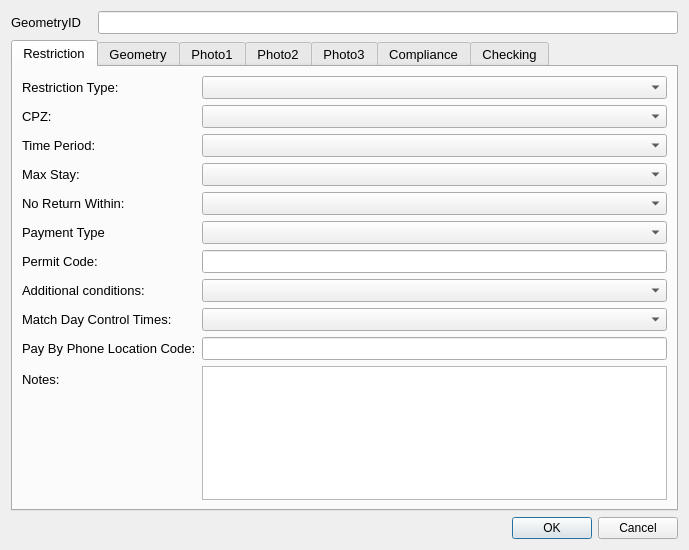
<?xml version="1.0" encoding="UTF-8"?>
<ui version="4.0">
 <class>restrictionDialog</class>
 <widget class="QDialog" name="restrictionDialog">
  <property name="geometry">
   <rect>
    <x>0</x>
    <y>0</y>
    <width>689</width>
    <height>550</height>
   </rect>
  </property>
  <property name="sizePolicy">
   <sizepolicy hsizetype="Fixed" vsizetype="Fixed">
    <horstretch>0</horstretch>
    <verstretch>0</verstretch>
   </sizepolicy>
  </property>
  <property name="minimumSize">
   <size>
    <width>0</width>
    <height>0</height>
   </size>
  </property>
  <property name="maximumSize">
   <size>
    <width>750</width>
    <height>550</height>
   </size>
  </property>
  <property name="font">
   <font>
    <family>Arial</family>
   </font>
  </property>
  <property name="windowTitle">
   <string>Dialog</string>
  </property>
  <property name="sizeGripEnabled">
   <bool>false</bool>
  </property>
  <layout class="QFormLayout" name="formLayout_3">
   <item row="0" column="0">
    <widget class="QLabel" name="label">
     <property name="minimumSize">
      <size>
       <width>81</width>
       <height>16</height>
      </size>
     </property>
     <property name="font">
      <font>
       <pointsize>10</pointsize>
      </font>
     </property>
     <property name="text">
      <string>GeometryID</string>
     </property>
    </widget>
   </item>
   <item row="0" column="1">
    <widget class="QLineEdit" name="GeometryID">
     <property name="font">
      <font>
       <pointsize>10</pointsize>
      </font>
     </property>
     <property name="inputMask">
      <string/>
     </property>
     <property name="readOnly">
      <bool>true</bool>
     </property>
     <property name="placeholderText">
      <string/>
     </property>
    </widget>
   </item>
   <item row="1" column="0" colspan="2">
    <widget class="QTabWidget" name="tabWidget">
     <property name="minimumSize">
      <size>
       <width>0</width>
       <height>0</height>
      </size>
     </property>
     <property name="font">
      <font>
       <pointsize>10</pointsize>
      </font>
     </property>
     <property name="cursor">
      <cursorShape>IBeamCursor</cursorShape>
     </property>
     <property name="mouseTracking">
      <bool>true</bool>
     </property>
     <property name="acceptDrops">
      <bool>true</bool>
     </property>
     <property name="currentIndex">
      <number>0</number>
     </property>
     <widget class="QWidget" name="restrictionTab">
      <property name="focusPolicy">
       <enum>Qt::NoFocus</enum>
      </property>
      <attribute name="title">
       <string>Restriction</string>
      </attribute>
      <layout class="QFormLayout" name="formLayout">
       <property name="fieldGrowthPolicy">
        <enum>QFormLayout::AllNonFixedFieldsGrow</enum>
       </property>
       <item row="0" column="0">
        <widget class="QLabel" name="lbl_RestrictionType">
         <property name="minimumSize">
          <size>
           <width>90</width>
           <height>16</height>
          </size>
         </property>
         <property name="font">
          <font>
           <pointsize>10</pointsize>
          </font>
         </property>
         <property name="text">
          <string>Restriction Type:</string>
         </property>
        </widget>
       </item>
       <item row="0" column="1">
        <widget class="QComboBox" name="RestrictionTypeID">
         <property name="currentIndex">
          <number>-1</number>
         </property>
        </widget>
       </item>
       <item row="3" column="0">
        <widget class="QLabel" name="lbl_TimePeriod">
         <property name="minimumSize">
          <size>
           <width>90</width>
           <height>16</height>
          </size>
         </property>
         <property name="font">
          <font>
           <pointsize>10</pointsize>
          </font>
         </property>
         <property name="text">
          <string>Time Period:</string>
         </property>
        </widget>
       </item>
       <item row="3" column="1">
        <widget class="QComboBox" name="TimePeriodID"/>
       </item>
       <item row="4" column="0">
        <widget class="QLabel" name="lbl_MaxStay">
         <property name="minimumSize">
          <size>
           <width>90</width>
           <height>16</height>
          </size>
         </property>
         <property name="font">
          <font>
           <pointsize>10</pointsize>
          </font>
         </property>
         <property name="text">
          <string>Max Stay:</string>
         </property>
        </widget>
       </item>
       <item row="4" column="1">
        <widget class="QComboBox" name="MaxStayID"/>
       </item>
       <item row="5" column="0">
        <widget class="QLabel" name="lbl_NoReturn">
         <property name="minimumSize">
          <size>
           <width>90</width>
           <height>16</height>
          </size>
         </property>
         <property name="font">
          <font>
           <pointsize>10</pointsize>
          </font>
         </property>
         <property name="text">
          <string>No Return Within:</string>
         </property>
        </widget>
       </item>
       <item row="5" column="1">
        <widget class="QComboBox" name="NoReturnID"/>
       </item>
       <item row="7" column="0">
        <widget class="QLabel" name="lbl_PaymentType">
         <property name="minimumSize">
          <size>
           <width>90</width>
           <height>16</height>
          </size>
         </property>
         <property name="font">
          <font>
           <pointsize>10</pointsize>
          </font>
         </property>
         <property name="text">
          <string>Payment Type</string>
         </property>
        </widget>
       </item>
       <item row="7" column="1">
        <widget class="QComboBox" name="PayTypeID">
         <property name="currentIndex">
          <number>-1</number>
         </property>
        </widget>
       </item>
       <item row="8" column="0">
        <widget class="QLabel" name="lbl_permitCode">
         <property name="text">
          <string>Permit Code:</string>
         </property>
        </widget>
       </item>
       <item row="8" column="1">
        <widget class="QLineEdit" name="PermitCode"/>
       </item>
       <item row="9" column="0">
        <widget class="QLabel" name="lbl_AdditionalConditions">
         <property name="minimumSize">
          <size>
           <width>90</width>
           <height>16</height>
          </size>
         </property>
         <property name="font">
          <font>
           <pointsize>10</pointsize>
          </font>
         </property>
         <property name="text">
          <string>Additional conditions:</string>
         </property>
        </widget>
       </item>
       <item row="9" column="1">
        <widget class="QComboBox" name="AdditionalConditionID">
         <property name="currentIndex">
          <number>-1</number>
         </property>
        </widget>
       </item>
       <item row="13" column="1">
        <widget class="QTextEdit" name="Notes"/>
       </item>
       <item row="13" column="0">
        <widget class="QLabel" name="label_2">
         <property name="text">
          <string>Notes:</string>
         </property>
        </widget>
       </item>
       <item row="1" column="0">
        <widget class="QLabel" name="lbl_CPZ">
         <property name="text">
          <string>CPZ:</string>
         </property>
        </widget>
       </item>
       <item row="1" column="1">
        <widget class="QComboBox" name="CPZ"/>
       </item>
       <item row="10" column="0">
        <widget class="QLabel" name="label_7">
         <property name="text">
          <string>Match Day Control Times:</string>
         </property>
        </widget>
       </item>
       <item row="10" column="1">
        <widget class="QComboBox" name="MatchDayTimePeriodID"/>
       </item>
       <item row="11" column="0">
        <widget class="QLabel" name="label_13">
         <property name="text">
          <string>Pay By Phone Location Code:</string>
         </property>
        </widget>
       </item>
       <item row="11" column="1">
        <widget class="QLineEdit" name="PayParkingAreaCode"/>
       </item>
      </layout>
     </widget>
     <widget class="QWidget" name="geometryTab">
      <attribute name="title">
       <string>Geometry</string>
      </attribute>
      <layout class="QGridLayout" name="gridLayout_2">
       <item row="0" column="1" colspan="3">
        <widget class="QLineEdit" name="RestrictionLength">
         <property name="font">
          <font>
           <pointsize>10</pointsize>
          </font>
         </property>
         <property name="readOnly">
          <bool>true</bool>
         </property>
        </widget>
       </item>
       <item row="4" column="3">
        <widget class="QLabel" name="lbl_AzToRoadCL">
         <property name="minimumSize">
          <size>
           <width>90</width>
           <height>16</height>
          </size>
         </property>
         <property name="font">
          <font>
           <pointsize>10</pointsize>
          </font>
         </property>
         <property name="text">
          <string>Direction to Road Centreline:</string>
         </property>
         <property name="wordWrap">
          <bool>true</bool>
         </property>
        </widget>
       </item>
       <item row="4" column="4">
        <widget class="QLineEdit" name="AzimuthToRoadCentreLine">
         <property name="text">
          <string/>
         </property>
        </widget>
       </item>
       <item row="7" column="0">
        <widget class="QLabel" name="label_6">
         <property name="text">
          <string>Last Changed By:</string>
         </property>
        </widget>
       </item>
       <item row="1" column="1" colspan="4">
        <widget class="QLineEdit" name="RoadName"/>
       </item>
       <item row="2" column="1" colspan="2">
        <widget class="QLineEdit" name="USRN"/>
       </item>
       <item row="3" column="0">
        <widget class="QLabel" name="lbl_GeometryType">
         <property name="minimumSize">
          <size>
           <width>90</width>
           <height>16</height>
          </size>
         </property>
         <property name="font">
          <font>
           <pointsize>10</pointsize>
          </font>
         </property>
         <property name="text">
          <string>Geometry Type</string>
         </property>
        </widget>
       </item>
       <item row="4" column="1">
        <widget class="QLineEdit" name="BayOrientation"/>
       </item>
       <item row="1" column="0">
        <widget class="QLabel" name="lbl_RoadName">
         <property name="minimumSize">
          <size>
           <width>90</width>
           <height>16</height>
          </size>
         </property>
         <property name="font">
          <font>
           <pointsize>10</pointsize>
          </font>
         </property>
         <property name="text">
          <string>Road Name:</string>
         </property>
        </widget>
       </item>
       <item row="2" column="0">
        <widget class="QLabel" name="label_3">
         <property name="text">
          <string>USRN:</string>
         </property>
        </widget>
       </item>
       <item row="4" column="5">
        <widget class="QToolButton" name="toolButton_2">
         <property name="text">
          <string>...</string>
         </property>
        </widget>
       </item>
       <item row="3" column="1" colspan="4">
        <widget class="QComboBox" name="GeomShapeID">
         <property name="editable">
          <bool>false</bool>
         </property>
         <property name="currentIndex">
          <number>-1</number>
         </property>
        </widget>
       </item>
       <item row="4" column="2">
        <widget class="QToolButton" name="toolButton">
         <property name="text">
          <string>...</string>
         </property>
        </widget>
       </item>
       <item row="0" column="0">
        <widget class="QLabel" name="label_5">
         <property name="font">
          <font>
           <pointsize>10</pointsize>
          </font>
         </property>
         <property name="text">
          <string>Length (m):</string>
         </property>
        </widget>
       </item>
       <item row="5" column="0">
        <widget class="QLabel" name="lbl_NrBays">
         <property name="minimumSize">
          <size>
           <width>90</width>
           <height>16</height>
          </size>
         </property>
         <property name="font">
          <font>
           <pointsize>10</pointsize>
          </font>
         </property>
         <property name="text">
          <string>Number of Bays:</string>
         </property>
        </widget>
       </item>
       <item row="5" column="1">
        <widget class="QLineEdit" name="NrBays">
         <property name="text">
          <string/>
         </property>
        </widget>
       </item>
       <item row="6" column="0">
        <widget class="QLabel" name="label_4">
         <property name="text">
          <string>Last Update Date:</string>
         </property>
        </widget>
       </item>
       <item row="6" column="1" colspan="3">
        <widget class="QDateTimeEdit" name="LastUpdateDateTime">
         <property name="readOnly">
          <bool>true</bool>
         </property>
        </widget>
       </item>
       <item row="4" column="0">
        <widget class="QLabel" name="lbl_Orientation">
         <property name="minimumSize">
          <size>
           <width>90</width>
           <height>16</height>
          </size>
         </property>
         <property name="font">
          <font>
           <pointsize>10</pointsize>
          </font>
         </property>
         <property name="text">
          <string>Orientation (echelon only):</string>
         </property>
        </widget>
       </item>
       <item row="9" column="0">
        <widget class="QLabel" name="lbl_RoadName_2">
         <property name="minimumSize">
          <size>
           <width>90</width>
           <height>16</height>
          </size>
         </property>
         <property name="font">
          <font>
           <pointsize>10</pointsize>
          </font>
         </property>
         <property name="text">
          <string>RestrictionID</string>
         </property>
        </widget>
       </item>
       <item row="7" column="1" colspan="3">
        <widget class="QLineEdit" name="LastUpdatePerson">
         <property name="readOnly">
          <bool>true</bool>
         </property>
        </widget>
       </item>
       <item row="9" column="1" colspan="2">
        <widget class="QLineEdit" name="RestrictionID"/>
       </item>
      </layout>
     </widget>
     <widget class="QWidget" name="Photos_Tab_01">
      <attribute name="title">
       <string>Photo1</string>
      </attribute>
      <layout class="QGridLayout" name="gridLayout_5">
       <item row="1" column="0">
        <widget class="QPushButton" name="startCamera1">
         <property name="text">
          <string>open Camera</string>
         </property>
        </widget>
       </item>
       <item row="1" column="1">
        <widget class="QPushButton" name="getPhoto1">
         <property name="text">
          <string>take Photo</string>
         </property>
        </widget>
       </item>
       <item row="0" column="0" colspan="2">
        <widget class="QLabel" name="Photo_Widget_01">
         <property name="sizePolicy">
          <sizepolicy hsizetype="Fixed" vsizetype="Fixed">
           <horstretch>0</horstretch>
           <verstretch>0</verstretch>
          </sizepolicy>
         </property>
         <property name="maximumSize">
          <size>
           <width>640</width>
           <height>480</height>
          </size>
         </property>
         <property name="autoFillBackground">
          <bool>true</bool>
         </property>
         <property name="text">
          <string>Photo not found</string>
         </property>
        </widget>
       </item>
      </layout>
     </widget>
     <widget class="QWidget" name="Photos_Tab_02">
      <attribute name="title">
       <string>Photo2</string>
      </attribute>
      <layout class="QGridLayout" name="gridLayout_3">
       <item row="1" column="0">
        <widget class="QPushButton" name="startCamera2">
         <property name="text">
          <string>open Camera</string>
         </property>
        </widget>
       </item>
       <item row="1" column="1">
        <widget class="QPushButton" name="getPhoto2">
         <property name="text">
          <string>take Photo</string>
         </property>
        </widget>
       </item>
       <item row="0" column="0" colspan="2">
        <widget class="QLabel" name="Photo_Widget_02">
         <property name="sizePolicy">
          <sizepolicy hsizetype="Fixed" vsizetype="Fixed">
           <horstretch>0</horstretch>
           <verstretch>0</verstretch>
          </sizepolicy>
         </property>
         <property name="maximumSize">
          <size>
           <width>640</width>
           <height>480</height>
          </size>
         </property>
         <property name="font">
          <font>
           <family>Sans Serif</family>
          </font>
         </property>
         <property name="autoFillBackground">
          <bool>true</bool>
         </property>
         <property name="text">
          <string>Photo not found</string>
         </property>
        </widget>
       </item>
      </layout>
     </widget>
     <widget class="QWidget" name="Photos_Tab_03">
      <attribute name="title">
       <string>Photo3</string>
      </attribute>
      <layout class="QGridLayout" name="gridLayout_10">
       <item row="0" column="0" colspan="2">
        <widget class="QLabel" name="Photo_Widget_03">
         <property name="sizePolicy">
          <sizepolicy hsizetype="Fixed" vsizetype="Fixed">
           <horstretch>0</horstretch>
           <verstretch>0</verstretch>
          </sizepolicy>
         </property>
         <property name="maximumSize">
          <size>
           <width>640</width>
           <height>480</height>
          </size>
         </property>
         <property name="font">
          <font>
           <family>Sans Serif</family>
          </font>
         </property>
         <property name="autoFillBackground">
          <bool>true</bool>
         </property>
         <property name="text">
          <string>Photo not found</string>
         </property>
        </widget>
       </item>
       <item row="1" column="0">
        <widget class="QPushButton" name="startCamera3">
         <property name="text">
          <string>open Camera</string>
         </property>
        </widget>
       </item>
       <item row="1" column="1">
        <widget class="QPushButton" name="getPhoto3">
         <property name="text">
          <string>take Photo</string>
         </property>
        </widget>
       </item>
      </layout>
     </widget>
     <widget class="QWidget" name="complianceTab">
      <attribute name="title">
       <string>Compliance</string>
      </attribute>
      <layout class="QFormLayout" name="formLayout_2">
       <item row="0" column="0">
        <widget class="QLabel" name="label_8">
         <property name="text">
          <string>Road Markings Condition:</string>
         </property>
        </widget>
       </item>
       <item row="0" column="1">
        <widget class="QComboBox" name="ComplianceRoadMarkingsFaded"/>
       </item>
       <item row="1" column="0">
        <widget class="QLabel" name="label_9">
         <property name="text">
          <string>Restriction-&gt;Sign:</string>
         </property>
        </widget>
       </item>
       <item row="1" column="1">
        <widget class="QComboBox" name="ComplianceRestrictionSignIssue"/>
       </item>
       <item row="2" column="0">
        <widget class="QLabel" name="label_10">
         <property name="text">
          <string>Compliance notes:</string>
         </property>
        </widget>
       </item>
       <item row="2" column="1">
        <widget class="QTextEdit" name="ComplianceNotes"/>
       </item>
      </layout>
     </widget>
     <widget class="QWidget" name="checkingTab">
      <attribute name="title">
       <string>Checking</string>
      </attribute>
      <layout class="QFormLayout" name="formLayout_6">
       <item row="0" column="0">
        <widget class="QLabel" name="label_20">
         <property name="text">
          <string>Check issue type:</string>
         </property>
        </widget>
       </item>
       <item row="0" column="1">
        <widget class="QComboBox" name="MHTC_CheckIssueTypeID"/>
       </item>
       <item row="1" column="0">
        <widget class="QLabel" name="label_21">
         <property name="text">
          <string>Check issue notes:</string>
         </property>
        </widget>
       </item>
       <item row="1" column="1">
        <widget class="QTextEdit" name="MHTC_CheckNotes"/>
       </item>
       <item row="3" column="0">
        <widget class="QCheckBox" name="FieldCheckCompleted">
         <property name="text">
          <string>Field check completed</string>
         </property>
        </widget>
       </item>
       <item row="2" column="0">
        <spacer name="verticalSpacer_2">
         <property name="orientation">
          <enum>Qt::Vertical</enum>
         </property>
         <property name="sizeHint" stdset="0">
          <size>
           <width>20</width>
           <height>20</height>
          </size>
         </property>
        </spacer>
       </item>
       <item row="6" column="0">
        <widget class="QLabel" name="label_11">
         <property name="text">
          <string>Checked by:</string>
         </property>
        </widget>
       </item>
       <item row="5" column="0">
        <spacer name="verticalSpacer_3">
         <property name="orientation">
          <enum>Qt::Vertical</enum>
         </property>
         <property name="sizeHint" stdset="0">
          <size>
           <width>20</width>
           <height>10</height>
          </size>
         </property>
        </spacer>
       </item>
       <item row="8" column="0">
        <widget class="QLabel" name="label_12">
         <property name="text">
          <string>Check date:</string>
         </property>
        </widget>
       </item>
       <item row="6" column="1">
        <widget class="QLineEdit" name="Last_MHTC_Check_UpdatePerson"/>
       </item>
       <item row="8" column="1">
        <widget class="QDateTimeEdit" name="Last_MHTC_Check_UpdateDateTime"/>
       </item>
      </layout>
     </widget>
    </widget>
   </item>
   <item row="3" column="1">
    <widget class="QDialogButtonBox" name="button_box">
     <property name="orientation">
      <enum>Qt::Horizontal</enum>
     </property>
     <property name="standardButtons">
      <set>QDialogButtonBox::Cancel|QDialogButtonBox::Ok</set>
     </property>
    </widget>
   </item>
  </layout>
 </widget>
 <resources/>
 <connections>
  <connection>
   <sender>button_box</sender>
   <signal>accepted()</signal>
   <receiver>restrictionDialog</receiver>
   <slot>accept()</slot>
   <hints>
    <hint type="sourcelabel">
     <x>310</x>
     <y>465</y>
    </hint>
    <hint type="destinationlabel">
     <x>249</x>
     <y>239</y>
    </hint>
   </hints>
  </connection>
  <connection>
   <sender>button_box</sender>
   <signal>rejected()</signal>
   <receiver>restrictionDialog</receiver>
   <slot>reject()</slot>
   <hints>
    <hint type="sourcelabel">
     <x>310</x>
     <y>465</y>
    </hint>
    <hint type="destinationlabel">
     <x>249</x>
     <y>239</y>
    </hint>
   </hints>
  </connection>
 </connections>
</ui>
